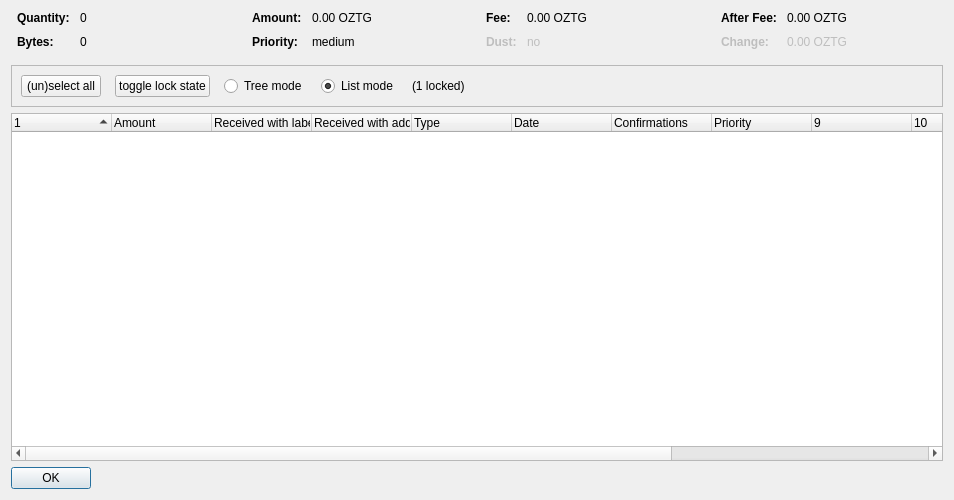
<?xml version="1.0" encoding="UTF-8"?>
<ui version="4.0">
 <class>CoinControlDialog</class>
 <widget class="QDialog" name="CoinControlDialog">
  <property name="geometry">
   <rect>
    <x>0</x>
    <y>0</y>
    <width>954</width>
    <height>500</height>
   </rect>
  </property>
  <property name="windowTitle">
   <string>Coin Selection</string>
  </property>
  <layout class="QVBoxLayout" name="verticalLayout">
   <item>
    <layout class="QHBoxLayout" name="horizontalLayoutTop" stretch="0,0,0,0">
     <property name="topMargin">
      <number>0</number>
     </property>
     <property name="bottomMargin">
      <number>10</number>
     </property>
     <item>
      <layout class="QFormLayout" name="formLayoutCoinControl1">
       <property name="horizontalSpacing">
        <number>10</number>
       </property>
       <property name="verticalSpacing">
        <number>10</number>
       </property>
       <property name="leftMargin">
        <number>6</number>
       </property>
       <property name="rightMargin">
        <number>6</number>
       </property>
       <item row="0" column="0">
        <widget class="QLabel" name="labelCoinControlQuantityText">
         <property name="font">
          <font>
           <weight>75</weight>
           <bold>true</bold>
          </font>
         </property>
         <property name="text">
          <string>Quantity:</string>
         </property>
        </widget>
       </item>
       <item row="0" column="1">
        <widget class="QLabel" name="labelCoinControlQuantity">
         <property name="cursor">
          <cursorShape>IBeamCursor</cursorShape>
         </property>
         <property name="contextMenuPolicy">
          <enum>Qt::ActionsContextMenu</enum>
         </property>
         <property name="text">
          <string notr="true">0</string>
         </property>
         <property name="textInteractionFlags">
          <set>Qt::LinksAccessibleByMouse|Qt::TextSelectableByKeyboard|Qt::TextSelectableByMouse</set>
         </property>
        </widget>
       </item>
       <item row="1" column="0">
        <widget class="QLabel" name="labelCoinControlBytesText">
         <property name="font">
          <font>
           <weight>75</weight>
           <bold>true</bold>
          </font>
         </property>
         <property name="text">
          <string>Bytes:</string>
         </property>
        </widget>
       </item>
       <item row="1" column="1">
        <widget class="QLabel" name="labelCoinControlBytes">
         <property name="cursor">
          <cursorShape>IBeamCursor</cursorShape>
         </property>
         <property name="contextMenuPolicy">
          <enum>Qt::ActionsContextMenu</enum>
         </property>
         <property name="text">
          <string notr="true">0</string>
         </property>
         <property name="textInteractionFlags">
          <set>Qt::LinksAccessibleByMouse|Qt::TextSelectableByKeyboard|Qt::TextSelectableByMouse</set>
         </property>
        </widget>
       </item>
      </layout>
     </item>
     <item>
      <layout class="QFormLayout" name="formLayoutCoinControl2">
       <property name="horizontalSpacing">
        <number>10</number>
       </property>
       <property name="verticalSpacing">
        <number>10</number>
       </property>
       <property name="leftMargin">
        <number>6</number>
       </property>
       <property name="rightMargin">
        <number>6</number>
       </property>
       <item row="0" column="0">
        <widget class="QLabel" name="labelCoinControlAmountText">
         <property name="font">
          <font>
           <weight>75</weight>
           <bold>true</bold>
          </font>
         </property>
         <property name="text">
          <string>Amount:</string>
         </property>
        </widget>
       </item>
       <item row="0" column="1">
        <widget class="QLabel" name="labelCoinControlAmount">
         <property name="cursor">
          <cursorShape>IBeamCursor</cursorShape>
         </property>
         <property name="contextMenuPolicy">
          <enum>Qt::ActionsContextMenu</enum>
         </property>
         <property name="text">
          <string notr="true">0.00 OZTG</string>
         </property>
         <property name="textInteractionFlags">
          <set>Qt::LinksAccessibleByMouse|Qt::TextSelectableByKeyboard|Qt::TextSelectableByMouse</set>
         </property>
        </widget>
       </item>
       <item row="1" column="0">
        <widget class="QLabel" name="labelCoinControlPriorityText">
         <property name="font">
          <font>
           <weight>75</weight>
           <bold>true</bold>
          </font>
         </property>
         <property name="text">
          <string>Priority:</string>
         </property>
        </widget>
       </item>
       <item row="1" column="1">
        <widget class="QLabel" name="labelCoinControlPriority">
         <property name="cursor">
          <cursorShape>IBeamCursor</cursorShape>
         </property>
         <property name="contextMenuPolicy">
          <enum>Qt::ActionsContextMenu</enum>
         </property>
         <property name="text">
          <string>medium</string>
         </property>
         <property name="textInteractionFlags">
          <set>Qt::LinksAccessibleByMouse|Qt::TextSelectableByKeyboard|Qt::TextSelectableByMouse</set>
         </property>
        </widget>
       </item>
      </layout>
     </item>
     <item>
      <layout class="QFormLayout" name="formLayoutCoinControl3">
       <property name="horizontalSpacing">
        <number>10</number>
       </property>
       <property name="verticalSpacing">
        <number>10</number>
       </property>
       <property name="leftMargin">
        <number>6</number>
       </property>
       <property name="rightMargin">
        <number>6</number>
       </property>
       <item row="0" column="0">
        <widget class="QLabel" name="labelCoinControlFeeText">
         <property name="font">
          <font>
           <weight>75</weight>
           <bold>true</bold>
          </font>
         </property>
         <property name="text">
          <string>Fee:</string>
         </property>
        </widget>
       </item>
       <item row="0" column="1">
        <widget class="QLabel" name="labelCoinControlFee">
         <property name="cursor">
          <cursorShape>IBeamCursor</cursorShape>
         </property>
         <property name="contextMenuPolicy">
          <enum>Qt::ActionsContextMenu</enum>
         </property>
         <property name="text">
          <string notr="true">0.00 OZTG</string>
         </property>
         <property name="textInteractionFlags">
          <set>Qt::LinksAccessibleByMouse|Qt::TextSelectableByKeyboard|Qt::TextSelectableByMouse</set>
         </property>
        </widget>
       </item>
       <item row="1" column="0">
        <widget class="QLabel" name="labelCoinControlLowOutputText">
         <property name="enabled">
          <bool>false</bool>
         </property>
         <property name="font">
          <font>
           <weight>75</weight>
           <bold>true</bold>
          </font>
         </property>
         <property name="text">
          <string>Dust:</string>
         </property>
        </widget>
       </item>
       <item row="1" column="1">
        <widget class="QLabel" name="labelCoinControlLowOutput">
         <property name="enabled">
          <bool>false</bool>
         </property>
         <property name="cursor">
          <cursorShape>IBeamCursor</cursorShape>
         </property>
         <property name="contextMenuPolicy">
          <enum>Qt::ActionsContextMenu</enum>
         </property>
         <property name="text">
          <string>no</string>
         </property>
         <property name="textInteractionFlags">
          <set>Qt::LinksAccessibleByMouse|Qt::TextSelectableByKeyboard|Qt::TextSelectableByMouse</set>
         </property>
        </widget>
       </item>
      </layout>
     </item>
     <item>
      <layout class="QFormLayout" name="formLayoutCoinControl4">
       <property name="horizontalSpacing">
        <number>10</number>
       </property>
       <property name="verticalSpacing">
        <number>10</number>
       </property>
       <property name="leftMargin">
        <number>6</number>
       </property>
       <property name="rightMargin">
        <number>6</number>
       </property>
       <item row="0" column="0">
        <widget class="QLabel" name="labelCoinControlAfterFeeText">
         <property name="font">
          <font>
           <weight>75</weight>
           <bold>true</bold>
          </font>
         </property>
         <property name="text">
          <string>After Fee:</string>
         </property>
        </widget>
       </item>
       <item row="0" column="1">
        <widget class="QLabel" name="labelCoinControlAfterFee">
         <property name="cursor">
          <cursorShape>IBeamCursor</cursorShape>
         </property>
         <property name="contextMenuPolicy">
          <enum>Qt::ActionsContextMenu</enum>
         </property>
         <property name="text">
          <string notr="true">0.00 OZTG</string>
         </property>
         <property name="textInteractionFlags">
          <set>Qt::LinksAccessibleByMouse|Qt::TextSelectableByKeyboard|Qt::TextSelectableByMouse</set>
         </property>
        </widget>
       </item>
       <item row="1" column="0">
        <widget class="QLabel" name="labelCoinControlChangeText">
         <property name="enabled">
          <bool>false</bool>
         </property>
         <property name="font">
          <font>
           <weight>75</weight>
           <bold>true</bold>
          </font>
         </property>
         <property name="text">
          <string>Change:</string>
         </property>
        </widget>
       </item>
       <item row="1" column="1">
        <widget class="QLabel" name="labelCoinControlChange">
         <property name="enabled">
          <bool>false</bool>
         </property>
         <property name="cursor">
          <cursorShape>IBeamCursor</cursorShape>
         </property>
         <property name="contextMenuPolicy">
          <enum>Qt::ActionsContextMenu</enum>
         </property>
         <property name="text">
          <string notr="true">0.00 OZTG</string>
         </property>
         <property name="textInteractionFlags">
          <set>Qt::LinksAccessibleByMouse|Qt::TextSelectableByKeyboard|Qt::TextSelectableByMouse</set>
         </property>
        </widget>
       </item>
      </layout>
     </item>
    </layout>
   </item>
   <item>
    <widget class="QFrame" name="frame">
     <property name="minimumSize">
      <size>
       <width>0</width>
       <height>40</height>
      </size>
     </property>
     <property name="frameShape">
      <enum>QFrame::StyledPanel</enum>
     </property>
     <property name="frameShadow">
      <enum>QFrame::Sunken</enum>
     </property>
     <layout class="QHBoxLayout" name="horizontalLayout">
      <item>
       <layout class="QHBoxLayout" name="horizontalLayoutPanel" stretch="0,0,0,0,0,0">
        <property name="spacing">
         <number>14</number>
        </property>
        <item>
         <widget class="QPushButton" name="pushButtonSelectAll">
          <property name="sizePolicy">
           <sizepolicy hsizetype="Maximum" vsizetype="Fixed">
            <horstretch>0</horstretch>
            <verstretch>0</verstretch>
           </sizepolicy>
          </property>
          <property name="text">
           <string>(un)select all</string>
          </property>
          <property name="autoDefault">
           <bool>false</bool>
          </property>
         </widget>
        </item>
        <item>
         <widget class="QPushButton" name="pushButtonToggleLock">
          <property name="sizePolicy">
           <sizepolicy hsizetype="Maximum" vsizetype="Fixed">
            <horstretch>0</horstretch>
            <verstretch>0</verstretch>
           </sizepolicy>
          </property>
          <property name="text">
           <string>toggle lock state</string>
          </property>
          <property name="autoDefault">
           <bool>false</bool>
          </property>
         </widget>
        </item>
        <item>
         <widget class="QRadioButton" name="radioTreeMode">
          <property name="sizePolicy">
           <sizepolicy hsizetype="Maximum" vsizetype="Fixed">
            <horstretch>0</horstretch>
            <verstretch>0</verstretch>
           </sizepolicy>
          </property>
          <property name="text">
           <string>Tree mode</string>
          </property>
         </widget>
        </item>
        <item>
         <widget class="QRadioButton" name="radioListMode">
          <property name="sizePolicy">
           <sizepolicy hsizetype="Maximum" vsizetype="Fixed">
            <horstretch>0</horstretch>
            <verstretch>0</verstretch>
           </sizepolicy>
          </property>
          <property name="text">
           <string>List mode</string>
          </property>
          <property name="checked">
           <bool>true</bool>
          </property>
         </widget>
        </item>
        <item>
         <widget class="QLabel" name="labelLocked">
          <property name="text">
           <string>(1 locked)</string>
          </property>
         </widget>
        </item>
        <item>
         <spacer name="horizontalSpacer">
          <property name="orientation">
           <enum>Qt::Horizontal</enum>
          </property>
          <property name="sizeHint" stdset="0">
           <size>
            <width>40</width>
            <height>20</height>
           </size>
          </property>
         </spacer>
        </item>
       </layout>
      </item>
     </layout>
    </widget>
   </item>
   <item>
    <widget class="CoinControlTreeWidget" name="treeWidget">
     <property name="contextMenuPolicy">
      <enum>Qt::CustomContextMenu</enum>
     </property>
     <property name="sortingEnabled">
      <bool>false</bool>
     </property>
     <property name="columnCount">
      <number>13</number>
     </property>
     <attribute name="headerShowSortIndicator" stdset="0">
      <bool>true</bool>
     </attribute>
     <attribute name="headerStretchLastSection">
      <bool>false</bool>
     </attribute>
     <column>
      <property name="text">
       <string/>
      </property>
     </column>
     <column>
      <property name="text">
       <string>Amount</string>
      </property>
     </column>
     <column>
      <property name="text">
       <string>Received with label</string>
      </property>
     </column>
     <column>
      <property name="text">
       <string>Received with address</string>
      </property>
     </column>
     <column>
      <property name="text">
       <string>Type</string>
      </property>
     </column>
     <column>
      <property name="text">
       <string>Date</string>
      </property>
     </column>
     <column>
      <property name="text">
       <string>Confirmations</string>
      </property>
      <property name="toolTip">
       <string>Confirmed</string>
      </property>
     </column>
     <column>
      <property name="text">
       <string>Priority</string>
      </property>
     </column>
     <column>
      <property name="text">
       <string/>
      </property>
     </column>
     <column>
      <property name="text">
       <string/>
      </property>
     </column>
     <column>
      <property name="text">
       <string/>
      </property>
     </column>
     <column>
      <property name="text">
       <string/>
      </property>
     </column>
     <column>
      <property name="text">
       <string/>
      </property>
     </column>
    </widget>
   </item>
   <item>
    <widget class="QDialogButtonBox" name="buttonBox">
     <property name="sizePolicy">
      <sizepolicy hsizetype="Maximum" vsizetype="Fixed">
       <horstretch>0</horstretch>
       <verstretch>0</verstretch>
      </sizepolicy>
     </property>
     <property name="orientation">
      <enum>Qt::Horizontal</enum>
     </property>
     <property name="standardButtons">
      <set>QDialogButtonBox::Ok</set>
     </property>
    </widget>
   </item>
  </layout>
 </widget>
 <customwidgets>
  <customwidget>
   <class>CoinControlTreeWidget</class>
   <extends>QTreeWidget</extends>
   <header>coincontroltreewidget.h</header>
  </customwidget>
 </customwidgets>
 <resources/>
 <connections/>
</ui>
